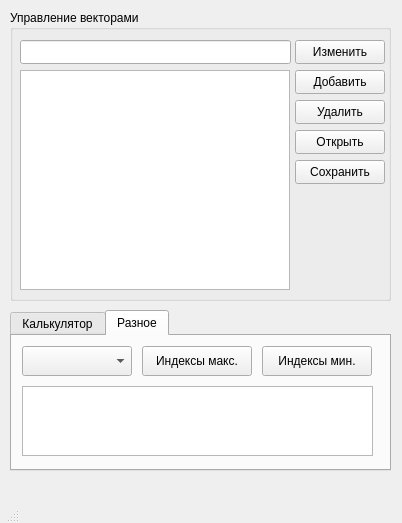
<?xml version="1.0" encoding="UTF-8"?>
<ui version="4.0">
 <class>MainWindow</class>
 <widget class="QMainWindow" name="MainWindow">
  <property name="enabled">
   <bool>true</bool>
  </property>
  <property name="geometry">
   <rect>
    <x>0</x>
    <y>0</y>
    <width>402</width>
    <height>523</height>
   </rect>
  </property>
  <property name="sizePolicy">
   <sizepolicy hsizetype="Fixed" vsizetype="Fixed">
    <horstretch>0</horstretch>
    <verstretch>0</verstretch>
   </sizepolicy>
  </property>
  <property name="minimumSize">
   <size>
    <width>402</width>
    <height>523</height>
   </size>
  </property>
  <property name="maximumSize">
   <size>
    <width>402</width>
    <height>523</height>
   </size>
  </property>
  <property name="acceptDrops">
   <bool>false</bool>
  </property>
  <property name="windowTitle">
   <string>Векторный калькулятор</string>
  </property>
  <property name="windowIcon">
   <iconset theme="QIcon::ThemeIcon::DriveOptical"/>
  </property>
  <property name="autoFillBackground">
   <bool>false</bool>
  </property>
  <property name="toolButtonStyle">
   <enum>Qt::ToolButtonStyle::ToolButtonIconOnly</enum>
  </property>
  <property name="tabShape">
   <enum>QTabWidget::TabShape::Rounded</enum>
  </property>
  <widget class="QWidget" name="centralwidget">
   <property name="sizePolicy">
    <sizepolicy hsizetype="Fixed" vsizetype="Fixed">
     <horstretch>0</horstretch>
     <verstretch>0</verstretch>
    </sizepolicy>
   </property>
   <widget class="QGroupBox" name="ManagementBox">
    <property name="geometry">
     <rect>
      <x>10</x>
      <y>10</y>
      <width>381</width>
      <height>291</height>
     </rect>
    </property>
    <property name="title">
     <string>Управление векторами</string>
    </property>
    <widget class="QPushButton" name="AddBtn">
     <property name="geometry">
      <rect>
       <x>285</x>
       <y>60</y>
       <width>90</width>
       <height>24</height>
      </rect>
     </property>
     <property name="text">
      <string>Добавить</string>
     </property>
     <property name="icon">
      <iconset theme="QIcon::ThemeIcon::ListAdd"/>
     </property>
    </widget>
    <widget class="QPushButton" name="RemoveBtn">
     <property name="geometry">
      <rect>
       <x>285</x>
       <y>90</y>
       <width>90</width>
       <height>24</height>
      </rect>
     </property>
     <property name="text">
      <string>Удалить</string>
     </property>
     <property name="icon">
      <iconset theme="QIcon::ThemeIcon::ListRemove"/>
     </property>
    </widget>
    <widget class="QPushButton" name="OpenBtn">
     <property name="geometry">
      <rect>
       <x>285</x>
       <y>120</y>
       <width>90</width>
       <height>24</height>
      </rect>
     </property>
     <property name="text">
      <string>Открыть</string>
     </property>
     <property name="icon">
      <iconset theme="QIcon::ThemeIcon::DocumentOpen"/>
     </property>
    </widget>
    <widget class="QPushButton" name="SaveBtn">
     <property name="geometry">
      <rect>
       <x>285</x>
       <y>150</y>
       <width>90</width>
       <height>24</height>
      </rect>
     </property>
     <property name="text">
      <string>Сохранить</string>
     </property>
     <property name="icon">
      <iconset theme="QIcon::ThemeIcon::DocumentSave"/>
     </property>
    </widget>
    <widget class="QListView" name="VectorView">
     <property name="geometry">
      <rect>
       <x>10</x>
       <y>60</y>
       <width>270</width>
       <height>220</height>
      </rect>
     </property>
    </widget>
    <widget class="QLineEdit" name="VectorPreview">
     <property name="geometry">
      <rect>
       <x>10</x>
       <y>30</y>
       <width>271</width>
       <height>24</height>
      </rect>
     </property>
    </widget>
    <widget class="QPushButton" name="SaveChangesBtn">
     <property name="geometry">
      <rect>
       <x>285</x>
       <y>30</y>
       <width>90</width>
       <height>24</height>
      </rect>
     </property>
     <property name="text">
      <string>Изменить</string>
     </property>
     <property name="icon">
      <iconset theme="QIcon::ThemeIcon::MailMessageNew"/>
     </property>
     <property name="checkable">
      <bool>false</bool>
     </property>
     <property name="checked">
      <bool>false</bool>
     </property>
     <property name="autoRepeat">
      <bool>false</bool>
     </property>
     <property name="autoExclusive">
      <bool>false</bool>
     </property>
    </widget>
   </widget>
   <widget class="QTabWidget" name="FuncTabBox">
    <property name="geometry">
     <rect>
      <x>10</x>
      <y>310</y>
      <width>381</width>
      <height>161</height>
     </rect>
    </property>
    <property name="currentIndex">
     <number>1</number>
    </property>
    <property name="elideMode">
     <enum>Qt::TextElideMode::ElideNone</enum>
    </property>
    <property name="movable">
     <bool>false</bool>
    </property>
    <property name="tabBarAutoHide">
     <bool>false</bool>
    </property>
    <widget class="QWidget" name="CalcTab">
     <attribute name="title">
      <string notr="true">Калькулятор</string>
     </attribute>
     <widget class="QTextEdit" name="SentanceField">
      <property name="geometry">
       <rect>
        <x>10</x>
        <y>10</y>
        <width>281</width>
        <height>31</height>
       </rect>
      </property>
     </widget>
     <widget class="QPushButton" name="SolveBtn">
      <property name="geometry">
       <rect>
        <x>300</x>
        <y>10</y>
        <width>71</width>
        <height>30</height>
       </rect>
      </property>
      <property name="text">
       <string>Решить</string>
      </property>
     </widget>
     <widget class="QTextEdit" name="ResultField">
      <property name="geometry">
       <rect>
        <x>10</x>
        <y>50</y>
        <width>281</width>
        <height>70</height>
       </rect>
      </property>
     </widget>
     <widget class="QPushButton" name="SaveResultBtn">
      <property name="geometry">
       <rect>
        <x>300</x>
        <y>50</y>
        <width>70</width>
        <height>70</height>
       </rect>
      </property>
      <property name="text">
       <string>Сохранить
 результат</string>
      </property>
     </widget>
    </widget>
    <widget class="QWidget" name="UtilityTab">
     <attribute name="title">
      <string>Разное</string>
     </attribute>
     <widget class="QComboBox" name="OperandBox">
      <property name="geometry">
       <rect>
        <x>10</x>
        <y>10</y>
        <width>110</width>
        <height>30</height>
       </rect>
      </property>
     </widget>
     <widget class="QTextEdit" name="ResultLine">
      <property name="geometry">
       <rect>
        <x>10</x>
        <y>50</y>
        <width>351</width>
        <height>70</height>
       </rect>
      </property>
     </widget>
     <widget class="QPushButton" name="MaxIndexesBtn">
      <property name="geometry">
       <rect>
        <x>130</x>
        <y>10</y>
        <width>110</width>
        <height>30</height>
       </rect>
      </property>
      <property name="text">
       <string>Индексы макс.</string>
      </property>
     </widget>
     <widget class="QPushButton" name="MinIndexesBtn">
      <property name="geometry">
       <rect>
        <x>250</x>
        <y>10</y>
        <width>110</width>
        <height>30</height>
       </rect>
      </property>
      <property name="text">
       <string>Индексы мин.</string>
      </property>
     </widget>
    </widget>
   </widget>
  </widget>
  <widget class="QMenuBar" name="menubar">
   <property name="geometry">
    <rect>
     <x>0</x>
     <y>0</y>
     <width>402</width>
     <height>17</height>
    </rect>
   </property>
  </widget>
  <widget class="QStatusBar" name="statusbar">
   <property name="sizePolicy">
    <sizepolicy hsizetype="Fixed" vsizetype="Fixed">
     <horstretch>0</horstretch>
     <verstretch>0</verstretch>
    </sizepolicy>
   </property>
  </widget>
 </widget>
 <resources/>
 <connections/>
</ui>
